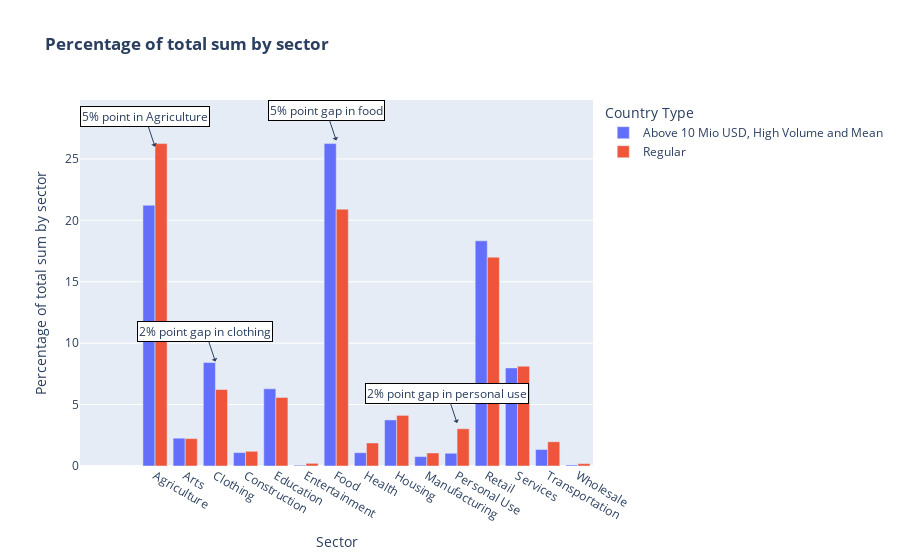

The notebook cell this image was saved under:
### Markdown cell above
Looking at the graphic, the percentage shares of projects appear to be distributed very similarly across the individual sectors. Major differences in the sheer number of projects and their distribution can only be seen in three places. Our 'successful' countries have many more projects to report in the areas of education and housing. But they offer fewer retail projects.

At this point it might be worth looking at whether more educational projects and clothing loans could lead to higher sales in other countries.

In order to make more precise statements, it is not enough to just look at the number of projects and their distribution. The distribution of investments received is also interesting:

### Code cell
#Creating bar plot

fig = px.bar(df_bar_country_type, x="sector", y="percentage_of_total_sums_by_country_type",
             color='country_type', barmode='group', title= '<b>Percentage of total sum by sector</b>',
            labels={'sector':'Sector', 'country_type':'Country Type', "percentage_of_total_sums_by_country_type" : 'Percentage of total sum by sector'},
           hover_data= ['percentage_of_total_sums_by_country_type'])

fig.add_annotation(x=0, y=26,
            text="5% point in Agriculture",
            showarrow=True,
            arrowhead=1,
            bordercolor='black',
            bgcolor='white')

fig.add_annotation(x=2, y=8.5,
            text="2% point gap in clothing",
            showarrow=True,
            arrowhead=1,
                  bordercolor='black',
            bgcolor='white')

fig.add_annotation(x=6, y=26.5,
            text="5% point gap in food",
            showarrow=True,
            arrowhead=1,
                  bordercolor='black',
            bgcolor='white')

fig.add_annotation(x=10, y=3.5,
            text="2% point gap in personal use",
            showarrow=True,
            arrowhead=1,
                  bordercolor='black',
            bgcolor='white')

fig.show()

### Figure 1 — Plotly figure (JSON) as saved in the notebook; plotly's stock layout.template omitted (floating-point values rounded to 4 significant figures)
{"data": [{"alignmentgroup": "True", "hovertemplate": "Country Type=Above 10 Mio USD, High Volume and Mean<br>Sector=%{x}<br>Percentage of total sum by sector=%{y}<extra></extra>", "legendgroup": "Above 10 Mio USD, High Volume and Mean", "marker": {"color": "#636efa", "pattern": {"shape": ""}}, "name": "Above 10 Mio USD, High Volume and Mean", "offsetgroup": "Above 10 Mio USD, High Volume and Mean", "orientation": "v", "showlegend": true, "textposition": "auto", "type": "bar", "x": ["Agriculture", "Arts", "Clothing", "Construction", "Education", "Entertainment", "Food", "Health", "Housing", "Manufacturing", "Personal Use", "Retail", "Services", "Transportation", "Wholesale"], "xaxis": "x", "y": [21.23, 2.265, 8.424, 1.093, 6.285, 0.0643, 26.25, 1.082, 3.752, 0.7673, 1.039, 18.33, 7.988, 1.345, 0.08263], "yaxis": "y"}, {"alignmentgroup": "True", "hovertemplate": "Country Type=Regular<br>Sector=%{x}<br>Percentage of total sum by sector=%{y}<extra></extra>", "legendgroup": "Regular", "marker": {"color": "#EF553B", "pattern": {"shape": ""}}, "name": "Regular", "offsetgroup": "Regular", "orientation": "v", "showlegend": true, "textposition": "auto", "type": "bar", "x": ["Agriculture", "Arts", "Clothing", "Construction", "Education", "Entertainment", "Food", "Health", "Housing", "Manufacturing", "Personal Use", "Retail", "Services", "Transportation", "Wholesale"], "xaxis": "x", "y": [26.25, 2.232, 6.226, 1.196, 5.586, 0.2166, 20.91, 1.875, 4.121, 1.061, 3.032, 17.0, 8.127, 1.974, 0.1917], "yaxis": "y"}], "layout": {"annotations": [{"arrowhead": 1, "bgcolor": "white", "bordercolor": "black", "showarrow": true, "text": "5% point in Agriculture", "x": 0, "y": 26}, {"arrowhead": 1, "bgcolor": "white", "bordercolor": "black", "showarrow": true, "text": "2% point gap in clothing", "x": 2, "y": 8.5}, {"arrowhead": 1, "bgcolor": "white", "bordercolor": "black", "showarrow": true, "text": "5% point gap in food", "x": 6, "y": 26.5}, {"arrowhead": 1, "bgcolor": "white", "bordercolor": "black", "showarrow": true, "text": "2% point gap in personal use", "x": 10, "y": 3.5}], "barmode": "group", "legend": {"title": {"text": "Country Type"}, "tracegroupgap": 0}, "title": {"text": "<b>Percentage of total sum by sector</b>"}, "xaxis": {"anchor": "y", "domain": [0, 1], "title": {"text": "Sector"}}, "yaxis": {"anchor": "x", "domain": [0, 1], "title": {"text": "Percentage of total sum by sector"}}}}
